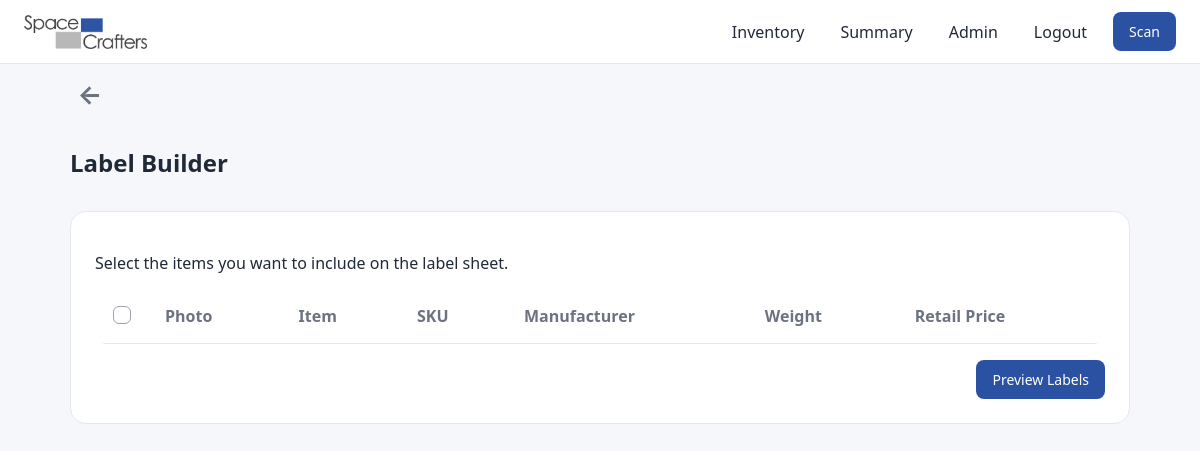
/labels/builder (signed in), run on an earlier commit of the app's database.
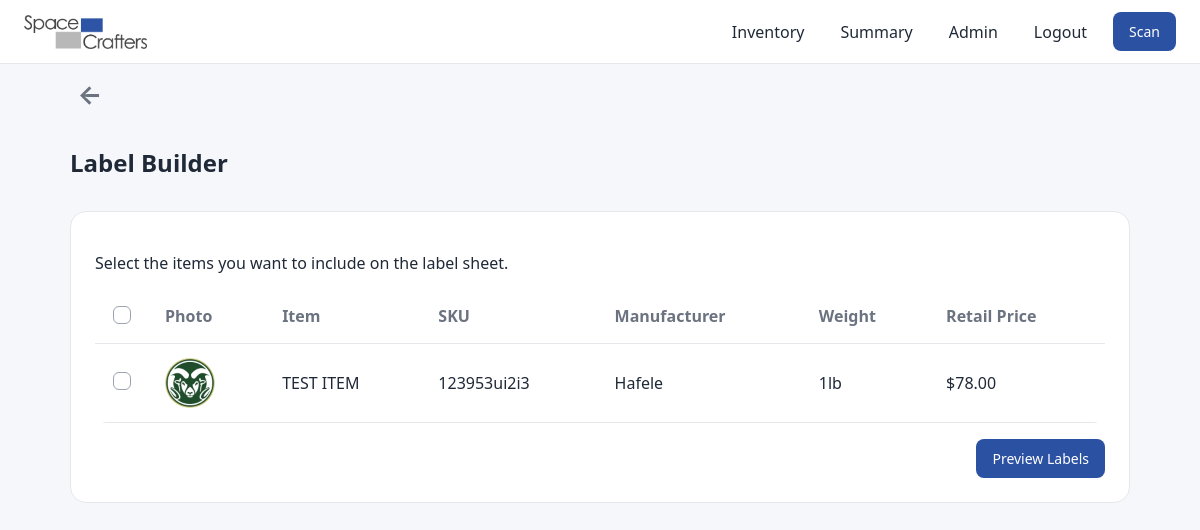
And on a later commit of the database.
### models.py (models this page shows, shortened)
class Item(db.Model):
    __tablename__ = "items"
    id = db.Column(db.Integer, primary_key=True)
    name = db.Column(db.String(200), nullable=False)
    sku = db.Column(db.String(100), unique=True, nullable=False, index=True)
    quantity = db.Column(db.Integer, default=0)
    weight = db.Column(db.String(50))
    dimensions = db.Column(db.String(200))
    colorways = db.Column(db.String(200))
    manufacturer = db.Column(db.String(200))
    cost_price = db.Column(db.Numeric(10, 2), default=0)
    retail_price = db.Column(db.Numeric(10, 2), default=0)
    low_stock_threshold = db.Column(db.Integer, default=5)
    order_link = db.Column(db.String(300))
    barcode_path = db.Column(db.String(300))
    barcode_value = db.Column(db.String(200), index=True)
    image_path = db.Column(db.String(300))

### app.py (the view, shortened to what this page needs)
@app.route("/labels/builder", methods=["GET", "POST"])
@login_required
def labels_builder():
    items = Item.query.order_by(Item.name.asc()).all()
    return render_template("labels_builder.html", items=items)

### app.py (called while the page is built)
@login_manager.user_loader
def load_user(user_id):
    return db.session.get(User, int(user_id))

### models.py (called while the page is built)
    @property
    def is_active(self):
        return True

    @property
    def is_admin(self):
        return self.role == "admin"

### templates/labels_builder.html (shortened to what this page needs)
{% extends "base.html" %}
{% block content %}
<div class="label-topbar">
  <a href="{{ url_for('index') }}" class="back-arrow" aria-label="Back to inventory">
    ←
  </a>
</div>
<div class="page-header">
  <h2>Label Builder</h2>
</div>
<div class="card">
  <p class="muted-text">
    Select the items you want to include on the label sheet.
  </p>
  <form method="POST" action="{{ url_for('labels_builder') }}">
    <div class="table-scroll">
      <table class="summary-table labels-table">
        <thead>
          <tr>
            <th class="checkbox-cell">
              <label class="checkbox-wrap">
                <span class="checkmark"></span>
              </label>
            </th>
            <th>Photo</th>
            <th>Item</th>
            <th>SKU</th>
            <th>Manufacturer</th>
            <th>Weight</th>
            <th>Retail Price</th>
          </tr>
        </thead>
        <tbody>
          {% for item in items %}
          <tr>
            <td class="checkbox-cell">
              <label class="checkbox-wrap">
                <span class="checkmark"></span>
              </label>
            </td>
            <td>
              <img
                src="{{ item.image_path or '/static/placeholder.png' }}"
                alt="{{ item.name }}"
                style="width:50px; height:50px; object-fit:cover; border-radius:6px;"
              >
            </td>
            <td>{{ item.name }}</td>
            <td>{{ item.sku or '—' }}</td>
            <td>{{ item.manufacturer or '—' }}</td>
            <td>{{ item.weight or '—' }}</td>
            <td>${{ '%.2f'|format(item.retail_price or 0) }}</td>
          </tr>
          {% endfor %}
        </tbody>
      </table>
    </div>
    <div style="margin-top:16px; display:flex; justify-content:flex-end;">
      <button type="submit" class="primary-btn">Preview Labels</button>
    </div>
  </form>
</div>
{% endblock %}

What changed in the data, as far as the page shows it:
added Item: image_path (picture), name "TEST ITEM", sku "123953ui2i3", manufacturer "Hafele", weight "1lb", retail_price "78.00"
